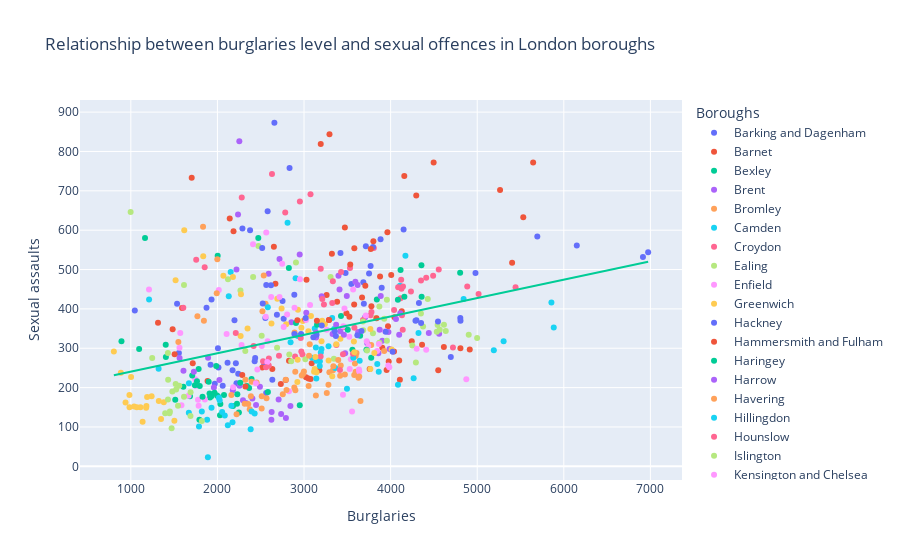

The notebook cell this image was saved under:
### Code cell
#creation of fourth scatter plot 

fig = px.scatter(final_df,x='Burglaries',y='Sexual assaults',color='Boroughs',
                 title = "Relationship between burglaries level and sexual offences in London boroughs",
                 trendline="ols",trendline_scope="overall")

fig.show()

fig.write_html('/Users/jutti/Documents/QM2SRQ1-2/Visualisations/Relationship between burglaries and sexual offences in London boroughs.html')

### Figure 1 — Plotly figure (JSON) as saved in the notebook; plotly's stock layout.template omitted (floating-point values rounded to 4 significant figures; data arrays with more than 128 entries replaced by an {"elided": "..."} marker saying what was removed)
{"data": [{"hovertemplate": "Boroughs=Barking and Dagenham<br>Burglaries=%{x}<br>Sexual assaults=%{y}<extra></extra>", "legendgroup": "Barking and Dagenham", "marker": {"color": "#636efa", "symbol": "circle"}, "mode": "markers", "name": "Barking and Dagenham", "orientation": "v", "showlegend": true, "type": "scatter", "x": [2563, 1970, 2220, 2012, 2240, 2175, 1921, 2117, 1555, 2061, 2430, 2213, 2436, 2540, 2006, 1874, 1534, 1046], "xaxis": "x", "y": [186, 210, 211, 251, 235, 244, 258, 263, 288, 205, 267, 262, 275, 258, 300, 403, 413, 396], "yaxis": "y"}, {"hovertemplate": "Boroughs=Barnet<br>Burglaries=%{x}<br>Sexual assaults=%{y}<extra></extra>", "legendgroup": "Barnet", "marker": {"color": "#EF553B", "symbol": "circle"}, "mode": "markers", "name": "Barnet", "orientation": "v", "showlegend": true, "type": "scatter", "x": [4550, 4107, 3954, 4039, 3978, 4045, 4363, 3904, 4099, 3758, 4244, 4615, 4914, 4806, 3970, 3670, 3878, 2670], "xaxis": "x", "y": [244, 220, 245, 292, 266, 379, 309, 301, 269, 247, 318, 303, 297, 300, 356, 429, 482, 464], "yaxis": "y"}, {"hovertemplate": "Boroughs=Bexley<br>Burglaries=%{x}<br>Sexual assaults=%{y}<extra></extra>", "legendgroup": "Bexley", "marker": {"color": "#00cc96", "symbol": "circle"}, "mode": "markers", "name": "Bexley", "orientation": "v", "showlegend": true, "type": "scatter", "x": [2951, 2583, 2394, 2341, 2226, 1986, 2366, 2076, 2180, 2248, 2010, 1914, 1513, 1683, 1783, 1405, 1096, 892], "xaxis": "x", "y": [155, 189, 222, 204, 159, 255, 199, 181, 153, 137, 177, 175, 169, 178, 247, 278, 298, 318], "yaxis": "y"}, {"hovertemplate": "Boroughs=Brent<br>Burglaries=%{x}<br>Sexual assaults=%{y}<extra></extra>", "legendgroup": "Brent", "marker": {"color": "#ab63fa", "symbol": "circle"}, "mode": "markers", "name": "Brent", "orientation": "v", "showlegend": true, "type": "scatter", "x": [4560, 4441, 4099, 3859, 4062, 3987, 3904, 3330, 3420, 3475, 3730, 3625, 3975, 3706, 2854, 2591, 2717, 2220], "xaxis": "x", "y": [337, 339, 334, 287, 374, 298, 319, 336, 343, 287, 313, 341, 341, 379, 366, 489, 527, 500], "yaxis": "y"}, {"hovertemplate": "Boroughs=Bromley<br>Burglaries=%{x}<br>Sexual assaults=%{y}<extra></extra>", "legendgroup": "Bromley", "marker": {"color": "#FFA15A", "symbol": "circle"}, "mode": "markers", "name": "Bromley", "orientation": "v", "showlegend": true, "type": "scatter", "x": [3652, 3263, 3580, 3596, 3472, 3776, 3926, 3588, 3334, 3629, 3597, 2999, 3424, 3293, 3066, 2520, 2556, 1769], "xaxis": "x", "y": [166, 186, 232, 240, 233, 308, 293, 261, 244, 225, 280, 241, 256, 239, 310, 394, 413, 381], "yaxis": "y"}, {"hovertemplate": "Boroughs=Camden<br>Burglaries=%{x}<br>Sexual assaults=%{y}<extra></extra>", "legendgroup": "Camden", "marker": {"color": "#19d3f3", "symbol": "circle"}, "mode": "markers", "name": "Camden", "orientation": "v", "showlegend": true, "type": "scatter", "x": [5192, 5305, 5857, 5884, 4843, 4171, 4108, 4322, 3863, 3496, 3283, 3348, 3325, 2928, 3124, 2903, 2810, 2153], "xaxis": "x", "y": [295, 318, 416, 353, 425, 535, 459, 339, 240, 197, 305, 349, 377, 331, 350, 478, 619, 494], "yaxis": "y"}, {"hovertemplate": "Boroughs=Croydon<br>Burglaries=%{x}<br>Sexual assaults=%{y}<extra></extra>", "legendgroup": "Croydon", "marker": {"color": "#FF6692", "symbol": "circle"}, "mode": "markers", "name": "Croydon", "orientation": "v", "showlegend": true, "type": "scatter", "x": [4720, 3779, 4131, 4115, 3769, 3230, 3582, 3464, 3681, 4040, 4126, 4351, 4491, 4122, 3806, 3075, 2630, 2281], "xaxis": "x", "y": [302, 392, 384, 427, 384, 411, 352, 354, 372, 397, 451, 472, 484, 474, 555, 691, 743, 683], "yaxis": "y"}, {"hovertemplate": "Boroughs=Ealing<br>Burglaries=%{x}<br>Sexual assaults=%{y}<extra></extra>", "legendgroup": "Ealing", "marker": {"color": "#B6E880", "symbol": "circle"}, "mode": "markers", "name": "Ealing", "orientation": "v", "showlegend": true, "type": "scatter", "x": [4616, 4637, 4533, 4543, 4375, 4350, 4999, 3957, 4251, 3870, 3796, 3833, 3870, 3926, 3307, 2907, 2473, 2122], "xaxis": "x", "y": [360, 344, 342, 359, 355, 388, 326, 319, 307, 314, 338, 377, 406, 375, 481, 518, 560, 475], "yaxis": "y"}, {"hovertemplate": "Boroughs=Enfield<br>Burglaries=%{x}<br>Sexual assaults=%{y}<extra></extra>", "legendgroup": "Enfield", "marker": {"color": "#FF97FF", "symbol": "circle"}, "mode": "markers", "name": "Enfield", "orientation": "v", "showlegend": true, "type": "scatter", "x": [4874, 3973, 4411, 4301, 3865, 3528, 3844, 3638, 3635, 3985, 3936, 3523, 3541, 3742, 3454, 2953, 2748, 2016], "xaxis": "x", "y": [221, 256, 296, 299, 311, 247, 293, 241, 246, 252, 343, 329, 272, 306, 356, 475, 515, 448], "yaxis": "y"}, {"hovertemplate": "Boroughs=Greenwich<br>Burglaries=%{x}<br>Sexual assaults=%{y}<extra></extra>", "legendgroup": "Greenwich", "marker": {"color": "#FECB52", "symbol": "circle"}, "mode": "markers", "name": "Greenwich", "orientation": "v", "showlegend": true, "type": "scatter", "x": [3766, 3050, 2794, 2986, 3080, 2970, 3209, 3241, 3420, 3576, 2930, 2692, 2624, 2268, 2348, 2069, 1836, 1517], "xaxis": "x", "y": [349, 343, 361, 369, 382, 352, 370, 361, 324, 317, 398, 426, 363, 331, 350, 484, 534, 473], "yaxis": "y"}, {"hovertemplate": "Boroughs=Hackney<br>Burglaries=%{x}<br>Sexual assaults=%{y}<extra></extra>", "legendgroup": "Hackney", "marker": {"color": "#636efa", "symbol": "circle"}, "mode": "markers", "name": "Hackney", "orientation": "v", "showlegend": true, "type": "scatter", "x": [4805, 4298, 4287, 4807, 4327, 3897, 3547, 2687, 2765, 2752, 2564, 2523, 2197, 2554, 2888, 2517, 2580, 2289], "xaxis": "x", "y": [377, 371, 370, 370, 415, 454, 463, 385, 375, 420, 461, 414, 371, 377, 436, 555, 648, 604], "yaxis": "y"}, {"hovertemplate": "Boroughs=Hammersmith and Fulham<br>Burglaries=%{x}<br>Sexual assaults=%{y}<extra></extra>", "legendgroup": "Hammersmith and Fulham", "marker": {"color": "#EF553B", "symbol": "circle"}, "mode": "markers", "name": "Hammersmith and Fulham", "orientation": "v", "showlegend": true, "type": "scatter", "x": [3177, 3076, 2789, 3089, 2827, 3023, 3052, 2732, 2634, 2287, 1886, 2518, 2323, 1715, 1506, 1483, 1592, 1314], "xaxis": "x", "y": [244, 222, 219, 262, 268, 226, 223, 209, 247, 232, 217, 251, 203, 262, 285, 348, 402, 365], "yaxis": "y"}, {"hovertemplate": "Boroughs=Haringey<br>Burglaries=%{x}<br>Sexual assaults=%{y}<extra></extra>", "legendgroup": "Haringey", "marker": {"color": "#00cc96", "symbol": "circle"}, "mode": "markers", "name": "Haringey", "orientation": "v", "showlegend": true, "type": "scatter", "x": [4358, 4159, 4803, 4356, 4115, 4084, 3841, 3559, 3721, 3776, 3505, 3427, 3648, 3150, 2907, 2825, 2472, 2003], "xaxis": "x", "y": [431, 431, 492, 511, 499, 423, 424, 296, 296, 276, 347, 382, 332, 360, 364, 504, 580, 535], "yaxis": "y"}, {"hovertemplate": "Boroughs=Harrow<br>Burglaries=%{x}<br>Sexual assaults=%{y}<extra></extra>", "legendgroup": "Harrow", "marker": {"color": "#ab63fa", "symbol": "circle"}, "mode": "markers", "name": "Harrow", "orientation": "v", "showlegend": true, "type": "scatter", "x": [2843, 2791, 2623, 2736, 2626, 2178, 2446, 1959, 2295, 2329, 2256, 2404, 2707, 2491, 2023, 1563, 1892, 1608], "xaxis": "x", "y": [153, 123, 118, 133, 138, 193, 156, 200, 168, 161, 205, 172, 170, 202, 219, 275, 276, 243], "yaxis": "y"}, {"hovertemplate": "Boroughs=Havering<br>Burglaries=%{x}<br>Sexual assaults=%{y}<extra></extra>", "legendgroup": "Havering", "marker": {"color": "#FFA15A", "symbol": "circle"}, "mode": "markers", "name": "Havering", "orientation": "v", "showlegend": true, "type": "scatter", "x": [2373, 2356, 2567, 2386, 2161, 2315, 2453, 2511, 2221, 2512, 2790, 2323, 2900, 2755, 2395, 1992, 1844, 1549], "xaxis": "x", "y": [145, 158, 173, 178, 181, 159, 213, 147, 132, 178, 220, 220, 193, 183, 215, 440, 370, 316], "yaxis": "y"}, {"hovertemplate": "Boroughs=Hillingdon<br>Burglaries=%{x}<br>Sexual assaults=%{y}<extra></extra>", "legendgroup": "Hillingdon", "marker": {"color": "#19d3f3", "symbol": "circle"}, "mode": "markers", "name": "Hillingdon", "orientation": "v", "showlegend": true, "type": "scatter", "x": [4266, 4085, 3643, 3569, 3183, 3143, 3137, 3182, 3361, 3142, 3202, 3194, 3846, 3093, 2845, 2582, 2131, 1890], "xaxis": "x", "y": [224, 207, 268, 276, 267, 268, 302, 255, 250, 223, 298, 289, 260, 276, 315, 404, 432, 23], "yaxis": "y"}, {"hovertemplate": "Boroughs=Hounslow<br>Burglaries=%{x}<br>Sexual assaults=%{y}<extra></extra>", "legendgroup": "Hounslow", "marker": {"color": "#FF6692", "symbol": "circle"}, "mode": "markers", "name": "Hounslow", "orientation": "v", "showlegend": true, "type": "scatter", "x": [3566, 3415, 3192, 3374, 3450, 2969, 2982, 2594, 2527, 2593, 2711, 2418, 2897, 2962, 2212, 1853, 1755, 1606], "xaxis": "x", "y": [286, 245, 279, 308, 285, 292, 284, 274, 267, 256, 281, 306, 279, 326, 339, 506, 525, 403], "yaxis": "y"}, {"hovertemplate": "Boroughs=Islington<br>Burglaries=%{x}<br>Sexual assaults=%{y}<extra></extra>", "legendgroup": "Islington", "marker": {"color": "#B6E880", "symbol": "circle"}, "mode": "markers", "name": "Islington", "orientation": "v", "showlegend": true, "type": "scatter", "x": [4902, 4292, 4567, 4429, 3957, 3681, 3683, 3728, 3345, 3015, 2852, 2689, 2830, 2322, 2511, 2266, 2412, 1614], "xaxis": "x", "y": [334, 264, 347, 425, 423, 368, 346, 294, 273, 272, 267, 301, 284, 293, 332, 447, 481, 461], "yaxis": "y"}, {"hovertemplate": "Boroughs=Kensington and Chelsea<br>Burglaries=%{x}<br>Sexual assaults=%{y}<extra></extra>", "legendgroup": "Kensington and Chelsea", "marker": {"color": "#FF97FF", "symbol": "circle"}, "mode": "markers", "name": "Kensington and Chelsea", "orientation": "v", "showlegend": true, "type": "scatter", "x": [3450, 3555, 2826, 2512, 2576, 2580, 2444, 2182, 1783, 1855, 1585, 1776, 1667, 1752, 1744, 1571, 1562, 1210], "xaxis": "x", "y": [182, 139, 191, 306, 265, 318, 211, 201, 154, 170, 155, 169, 179, 205, 221, 339, 301, 449], "yaxis": "y"}, {"hovertemplate": "Boroughs=Kingston upon Thames<br>Burglaries=%{x}<br>Sexual assaults=%{y}<extra></extra>", "legendgroup": "Kingston upon Thames", "marker": {"color": "#FECB52", "symbol": "circle"}, "mode": "markers", "name": "Kingston upon Thames", "orientation": "v", "showlegend": true, "type": "scatter", "x": [1503, 1349, 1180, 985, 939, 984, 1188, 1038, 1069, 1136, 1177, 1240, 1323, 1381, 1111, 1003, 885, 804], "xaxis": "x", "y": [116, 120, 153, 150, 162, 181, 176, 152, 150, 113, 149, 178, 166, 163, 150, 227, 238, 292], "yaxis": "y"}, {"hovertemplate": "Boroughs=Lambeth<br>Burglaries=%{x}<br>Sexual assaults=%{y}<extra></extra>", "legendgroup": "Lambeth", "marker": {"color": "#636efa", "symbol": "circle"}, "mode": "markers", "name": "Lambeth", "orientation": "v", "showlegend": true, "type": "scatter", "x": [6914, 6150, 6974, 5694, 4980, 4150, 3884, 3685, 3691, 3480, 3714, 3421, 3769, 3751, 3797, 2833, 2658, 2634], "xaxis": "x", "y": [532, 561, 544, 584, 491, 602, 577, 468, 413, 491, 559, 542, 509, 490, 557, 758, 873, 220], "yaxis": "y"}, {"hovertemplate": "Boroughs=Lewisham<br>Burglaries=%{x}<br>Sexual assaults=%{y}<extra></extra>", "legendgroup": "Lewisham", "marker": {"color": "#EF553B", "symbol": "circle"}, "mode": "markers", "name": "Lewisham", "orientation": "v", "showlegend": true, "type": "scatter", "x": [4129, 3287, 3490, 3708, 3837, 3778, 3524, 3579, 3149, 2923, 3014, 3290, 3261, 3382, 3029, 2186, 2142, 1703], "xaxis": "x", "y": [394, 372, 389, 459, 376, 407, 380, 411, 370, 371, 373, 372, 435, 418, 474, 597, 630, 733], "yaxis": "y"}, {"hovertemplate": "Boroughs=Merton<br>Burglaries=%{x}<br>Sexual assaults=%{y}<extra></extra>", "legendgroup": "Merton", "marker": {"color": "#00cc96", "symbol": "circle"}, "mode": "markers", "name": "Merton", "orientation": "v", "showlegend": true, "type": "scatter", "x": [2030, 1792, 1967, 1930, 2034, 1764, 1796, 1828, 1607, 1899, 1909, 2264, 2230, 1996, 1709, 1740, 1403, 1164], "xaxis": "x", "y": [130, 118, 187, 178, 158, 216, 204, 177, 202, 215, 185, 212, 183, 180, 231, 206, 309, 580], "yaxis": "y"}, {"hovertemplate": "Boroughs=Newham<br>Burglaries=%{x}<br>Sexual assaults=%{y}<extra></extra>", "legendgroup": "Newham", "marker": {"color": "#ab63fa", "symbol": "circle"}, "mode": "markers", "name": "Newham", "orientation": "v", "showlegend": true, "type": "scatter", "x": [3874, 3460, 3886, 3494, 3398, 3410, 4112, 3371, 3138, 3140, 3619, 3593, 3204, 3026, 2950, 2238, 2253, 1728], "xaxis": "x", "y": [347, 334, 433, 433, 484, 449, 389, 360, 340, 327, 461, 469, 432, 390, 538, 640, 826, 240], "yaxis": "y"}, {"hovertemplate": "Boroughs=Redbridge<br>Burglaries=%{x}<br>Sexual assaults=%{y}<extra></extra>", "legendgroup": "Redbridge", "marker": {"color": "#FFA15A", "symbol": "circle"}, "mode": "markers", "name": "Redbridge", "orientation": "v", "showlegend": true, "type": "scatter", "x": [3137, 2798, 2899, 2974, 2990, 3058, 3282, 3053, 2888, 3395, 3417, 3638, 3606, 3339, 2891, 2535, 1999, 1834], "xaxis": "x", "y": [180, 194, 240, 231, 235, 281, 207, 204, 200, 270, 230, 228, 288, 254, 340, 485, 526, 609], "yaxis": "y"}, {"hovertemplate": "Boroughs=Richmond upon Thames<br>Burglaries=%{x}<br>Sexual assaults=%{y}<extra></extra>", "legendgroup": "Richmond upon Thames", "marker": {"color": "#19d3f3", "symbol": "circle"}, "mode": "markers", "name": "Richmond upon Thames", "orientation": "v", "showlegend": true, "type": "scatter", "x": [2430, 2384, 2174, 2120, 1787, 2017, 2395, 2085, 1932, 1881, 1670, 2054, 2026, 2161, 1820, 1671, 1321, 1211], "xaxis": "x", "y": [134, 94, 112, 104, 101, 174, 139, 129, 149, 118, 136, 138, 168, 154, 139, 211, 248, 424], "yaxis": "y"}, {"hovertemplate": "Boroughs=Southwark<br>Burglaries=%{x}<br>Sexual assaults=%{y}<extra></extra>", "legendgroup": "Southwark", "marker": {"color": "#FF6692", "symbol": "circle"}, "mode": "markers", "name": "Southwark", "orientation": "v", "showlegend": true, "type": "scatter", "x": [5443, 4235, 5016, 4885, 4556, 4411, 4143, 4087, 4140, 3326, 3333, 3193, 3531, 3211, 3428, 2783, 2952, 2562], "xaxis": "x", "y": [455, 444, 438, 457, 500, 479, 457, 455, 347, 415, 470, 502, 504, 425, 494, 645, 673, 252], "yaxis": "y"}, {"hovertemplate": "Boroughs=Sutton<br>Burglaries=%{x}<br>Sexual assaults=%{y}<extra></extra>", "legendgroup": "Sutton", "marker": {"color": "#B6E880", "symbol": "circle"}, "mode": "markers", "name": "Sutton", "orientation": "v", "showlegend": true, "type": "scatter", "x": [1689, 1471, 1820, 1446, 1397, 1429, 1480, 1451, 1545, 1690, 1523, 1614, 1560, 1518, 1431, 1428, 1247, 998], "xaxis": "x", "y": [128, 97, 115, 135, 135, 170, 190, 139, 154, 188, 195, 177, 205, 209, 220, 288, 275, 646], "yaxis": "y"}, {"hovertemplate": "Boroughs=Tower Hamlets<br>Burglaries=%{x}<br>Sexual assaults=%{y}<extra></extra>", "legendgroup": "Tower Hamlets", "marker": {"color": "#FF97FF", "symbol": "circle"}, "mode": "markers", "name": "Tower Hamlets", "orientation": "v", "showlegend": true, "type": "scatter", "x": [3724, 3714, 3262, 3567, 3023, 3070, 3467, 2890, 2765, 2279, 2106, 2558, 2717, 2805, 2621, 2411, 2564, 2461], "xaxis": "x", "y": [318, 383, 347, 449, 372, 410, 401, 403, 354, 308, 336, 380, 430, 386, 430, 564, 594, 246], "yaxis": "y"}, {"hovertemplate": "Boroughs=Waltham Forest<br>Burglaries=%{x}<br>Sexual assaults=%{y}<extra></extra>", "legendgroup": "Waltham Forest", "marker": {"color": "#FECB52", "symbol": "circle"}, "mode": "markers", "name": "Waltham Forest", "orientation": "v", "showlegend": true, "type": "scatter", "x": [3766, 3123, 4012, 3812, 3284, 3144, 3131, 3116, 2923, 3326, 3372, 3581, 3202, 2927, 2741, 2272, 2179, 1617], "xaxis": "x", "y": [247, 247, 297, 288, 269, 239, 278, 240, 214, 229, 310, 290, 318, 271, 401, 437, 481, 600], "yaxis": "y"}, {"hovertemplate": "Boroughs=Wandsworth<br>Burglaries=%{x}<br>Sexual assaults=%{y}<extra></extra>", "legendgroup": "Wandsworth", "marker": {"color": "#636efa", "symbol": "circle"}, "mode": "markers", "name": "Wandsworth", "orientation": "v", "showlegend": true, "type": "scatter", "x": [4695, 4023, 4352, 4547, 3664, 3616, 3108, 3943, 3355, 2889, 2966, 3205, 3145, 3368, 3019, 2619, 2377, 1932], "xaxis": "x", "y": [278, 291, 364, 368, 344, 333, 328, 342, 343, 336, 336, 358, 334, 331, 377, 460, 600, 424], "yaxis": "y"}, {"hovertemplate": "Boroughs=Westminster<br>Burglaries=%{x}<br>Sexual assaults=%{y}<extra></extra>", "legendgroup": "Westminster", "marker": {"color": "#EF553B", "symbol": "circle"}, "mode": "markers", "name": "Westminster", "orientation": "v", "showlegend": true, "type": "scatter", "x": [5532, 5403, 5646, 5264, 4296, 4497, 4158, 3801, 3581, 3771, 3534, 3322, 3472, 4007, 3963, 3294, 3193, 2652], "xaxis": "x", "y": [633, 517, 772, 702, 688, 772, 738, 572, 554, 552, 513, 540, 607, 486, 595, 844, 819, 558], "yaxis": "y"}, {"hovertemplate": "<b>OLS trendline</b><br>Sexual assaults = 0.0466847 * Burglaries + 193.981<br>R<sup>2</sup>=0.116020<br><br>Burglaries=%{x}<br>Sexual assaults=%{y} <b>(trend)</b><extra></extra>", "legendgroup": "Overall Trendline", "line": {"color": "#00cc96"}, "mode": "lines", "name": "Overall Trendline", "showlegend": true, "type": "scatter", "x": {"elided": "576 int values"}, "xaxis": "x", "y": {"elided": "576 float values"}, "yaxis": "y"}], "layout": {"legend": {"title": {"text": "Boroughs"}, "tracegroupgap": 0}, "title": {"text": "Relationship between burglaries level and sexual offences in London boroughs"}, "xaxis": {"anchor": "y", "domain": [0, 1], "title": {"text": "Burglaries"}}, "yaxis": {"anchor": "x", "domain": [0, 1], "title": {"text": "Sexual assaults"}}}}
